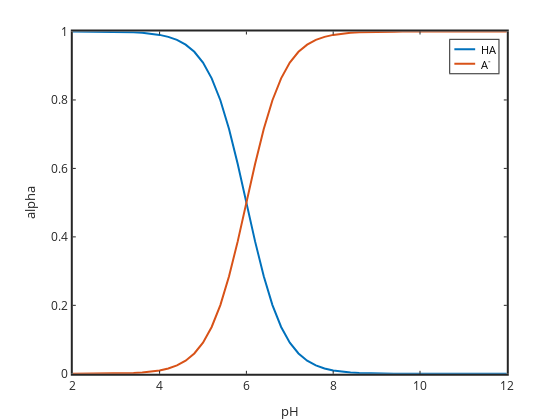

The cell this chart's notebook holds for it:
### Markdown cell above
# Weak acid speciation versus pH

In class we derived the equations for $\alpha$ versus pH

$\alpha_{HA}=\dfrac{[\mathrm{H}^+]}{[\mathrm{H}^+]+K_a}$

$\alpha_{A}=\dfrac{K_a}{[\mathrm{H}^+]+K_a}$

### Code cell
pKa = input("Enter pKa1 value: "); Ka=10^-pKa;
pH=2:0.2:12; H=10.^-pH;
alphaHL=H./(Ka+H);
alphaL=Ka./(Ka+H);
plot(pH,alphaHL,'linewidth',2,pH,alphaL,"linewidth", 2)
set(gca,'linewidth',2,'fontsize',12)
xlabel('pH')
ylabel('alpha')
legend('HA','A^-')

### Figure 1 — Plotly figure (JSON) as saved in the notebook; plotly's stock layout.template omitted (floating-point values rounded to 4 significant figures)
{"data": [{"line": {"color": "rgb(0,113,188)", "dash": "solid", "width": 2}, "marker": {"color": "rgb(0,113,188)", "line": {"color": "rgb(0,113,188)"}, "size": 6, "symbol": "none"}, "mode": "lines", "name": "HA", "showlegend": true, "type": "scatter", "visibility": true, "x": [2, 2.2, 2.4, 2.6, 2.8, 3, 3.2, 3.4, 3.6, 3.8, 4, 4.2, 4.4, 4.6, 4.8, 5, 5.2, 5.4, 5.6, 5.8, 6, 6.2, 6.4, 6.6, 6.8, 7, 7.2, 7.4, 7.6, 7.8, 8, 8.2, 8.4, 8.6, 8.8, 9, 9.2, 9.4, 9.6, 9.8, 10, 10.2, 10.4, 10.6, 10.8, 11, 11.2, 11.4, 11.6, 11.8, 12], "xaxis": "x", "y": [0.9999, 0.9998, 0.9997, 0.9996, 0.9994, 0.999, 0.9984, 0.9975, 0.996, 0.9937, 0.9901, 0.9844, 0.9755, 0.9617, 0.9406, 0.9091, 0.8632, 0.7992, 0.7153, 0.6131, 0.5, 0.3869, 0.2847, 0.2008, 0.1368, 0.09091, 0.05935, 0.03829, 0.0245, 0.0156, 0.009901, 0.00627, 0.003965, 0.002506, 0.001582, 0.000999, 0.0006306, 0.0003979, 0.0002511, 0.0001585, 9.999e-05, 6.309e-05, 3.981e-05, 2.512e-05, 1.585e-05, 1e-05, 6.31e-06, 3.981e-06, 2.512e-06, 1.585e-06, 1e-06], "yaxis": "y"}, {"line": {"color": "rgb(216,82,24)", "dash": "solid", "width": 2}, "marker": {"color": "rgb(216,82,24)", "line": {"color": "rgb(216,82,24)"}, "size": 6, "symbol": "none"}, "mode": "lines", "name": "A^-", "showlegend": true, "type": "scatter", "visibility": true, "x": [2, 2.2, 2.4, 2.6, 2.8, 3, 3.2, 3.4, 3.6, 3.8, 4, 4.2, 4.4, 4.6, 4.8, 5, 5.2, 5.4, 5.6, 5.8, 6, 6.2, 6.4, 6.6, 6.8, 7, 7.2, 7.4, 7.6, 7.8, 8, 8.2, 8.4, 8.6, 8.8, 9, 9.2, 9.4, 9.6, 9.8, 10, 10.2, 10.4, 10.6, 10.8, 11, 11.2, 11.4, 11.6, 11.8, 12], "xaxis": "x", "y": [9.999e-05, 0.0001585, 0.0002511, 0.0003979, 0.0006306, 0.000999, 0.001582, 0.002506, 0.003965, 0.00627, 0.009901, 0.0156, 0.0245, 0.03829, 0.05935, 0.09091, 0.1368, 0.2008, 0.2847, 0.3869, 0.5, 0.6131, 0.7153, 0.7992, 0.8632, 0.9091, 0.9406, 0.9617, 0.9755, 0.9844, 0.9901, 0.9937, 0.996, 0.9975, 0.9984, 0.999, 0.9994, 0.9996, 0.9997, 0.9998, 0.9999, 0.9999, 1.0, 1.0, 1.0, 1.0, 1.0, 1.0, 1.0, 1.0, 1.0], "yaxis": "y"}, {"hoverinfo": "none", "line": {"color": "rgb(0,113,188)", "dash": "solid", "width": 2}, "marker": {"color": "rgb(0,113,188)", "line": {"color": "rgb(0,113,188)"}, "size": 6, "symbol": "none"}, "mode": "lines", "name": "", "showlegend": false, "type": "scatter", "visibility": true, "x": [3, 18], "xaxis": "x2", "y": [6.78, 6.78], "yaxis": "y2"}, {"hoverinfo": "none", "line": {"color": "rgb(216,82,24)", "dash": "solid", "width": 2}, "marker": {"color": "rgb(216,82,24)", "line": {"color": "rgb(216,82,24)"}, "size": 6, "symbol": "none"}, "mode": "lines", "name": "", "showlegend": false, "type": "scatter", "visibility": true, "x": [3, 18], "xaxis": "x2", "y": [17.34, 17.34], "yaxis": "y2"}], "layout": {"annotations": [{"font": {"color": "rgb(0, 0, 0)", "size": 10.8}, "showarrow": false, "text": "HA", "x": 21, "xanchor": "left", "xref": "x2", "y": 6.78, "yanchor": "middle", "yref": "y2"}, {"font": {"color": "rgb(0, 0, 0)", "size": 10.8}, "showarrow": false, "text": "A<sup>-</sup>", "x": 21, "xanchor": "left", "xref": "x2", "y": 17.34, "yanchor": "middle", "yref": "y2"}], "height": 420, "hovermode": "closest", "margin": {"b": 0, "l": 0, "r": 0, "t": 0}, "plot_bgcolor": "rgba(0, 0, 0, 0)", "showlegend": false, "width": 560, "xaxis": {"anchor": "y", "autorange": false, "domain": [0.13, 0.905], "exponentformat": "none", "gridcolor": "rgba(38,38,38,0.15)", "gridwidth": 2, "linecolor": "rgb(38,38,38)", "linewidth": 2, "mirror": "ticks", "range": [2, 12], "showgrid": false, "showline": true, "side": "bottom", "spikedash": "solid", "spikemode": "across", "spikesides": false, "spikethickness": 1, "tickangle": 0, "tickcolor": "rgb(38,38,38)", "tickfont": {"color": "rgb(38,38,38)", "size": 12}, "ticklen": 3, "ticks": "inside", "ticktext": ["2", "4", "6", "8", "10", "12"], "tickvals": [2, 4, 6, 8, 10, 12], "title": {"font": {"color": "rgb(38,38,38)", "size": 13.2}, "text": "pH"}, "type": "linear", "visible": true, "zeroline": false}, "xaxis2": {"anchor": "y2", "autorange": false, "domain": [0.8039, 0.8901], "exponentformat": "none", "fixedrange": true, "gridcolor": "rgba(38,38,38,0.15)", "gridwidth": 1, "linecolor": "rgb(38,38,38)", "linewidth": 1, "mirror": true, "range": [0, 34.82], "showgrid": false, "showline": true, "showspikes": false, "side": "bottom", "spikedash": "solid", "spikemode": "across", "spikesides": false, "spikethickness": 1, "tickangle": 0, "tickcolor": "rgb(38,38,38)", "tickfont": {"color": "rgb(38,38,38)", "size": 10.8}, "ticklen": 3, "ticks": "", "ticktext": [], "tickvals": [], "title": {"font": {"color": "rgb(0, 0, 0)", "size": 11.88}, "text": ""}, "type": "linear", "visible": true, "zeroline": false}, "yaxis": {"anchor": "x", "autorange": false, "domain": [0.11, 0.925], "exponentformat": "none", "gridcolor": "rgba(38,38,38,0.15)", "gridwidth": 2, "linecolor": "rgb(38,38,38)", "linewidth": 2, "mirror": "ticks", "range": [0, 1], "showgrid": false, "showline": true, "side": "left", "spikedash": "solid", "spikemode": "across", "spikesides": false, "spikethickness": 1, "tickangle": 0, "tickcolor": "rgb(38,38,38)", "tickfont": {"color": "rgb(38,38,38)", "size": 12}, "ticklen": 3, "ticks": "inside", "ticktext": ["0", "0.2", "0.4", "0.6", "0.8", "1"], "tickvals": [0, 0.2, 0.4, 0.6, 0.8, 1], "title": {"font": {"color": "rgb(38,38,38)", "size": 13.2}, "text": "alpha"}, "type": "linear", "visible": true, "zeroline": false}, "yaxis2": {"anchor": "x2", "autorange": false, "domain": [0.8256, 0.9052], "exponentformat": "none", "fixedrange": true, "gridcolor": "rgba(38,38,38,0.15)", "gridwidth": 1, "linecolor": "rgb(38,38,38)", "linewidth": 1, "mirror": true, "range": [24.12, 0], "showgrid": false, "showline": true, "showspikes": false, "side": "left", "spikedash": "solid", "spikemode": "across", "spikesides": false, "spikethickness": 1, "tickangle": 0, "tickcolor": "rgb(38,38,38)", "tickfont": {"color": "rgb(38,38,38)", "size": 10.8}, "ticklen": 3, "ticks": "", "ticktext": [], "tickvals": [], "title": {"font": {"color": "rgb(0, 0, 0)", "size": 11.88}, "text": ""}, "type": "linear", "visible": true, "zeroline": false}}}
